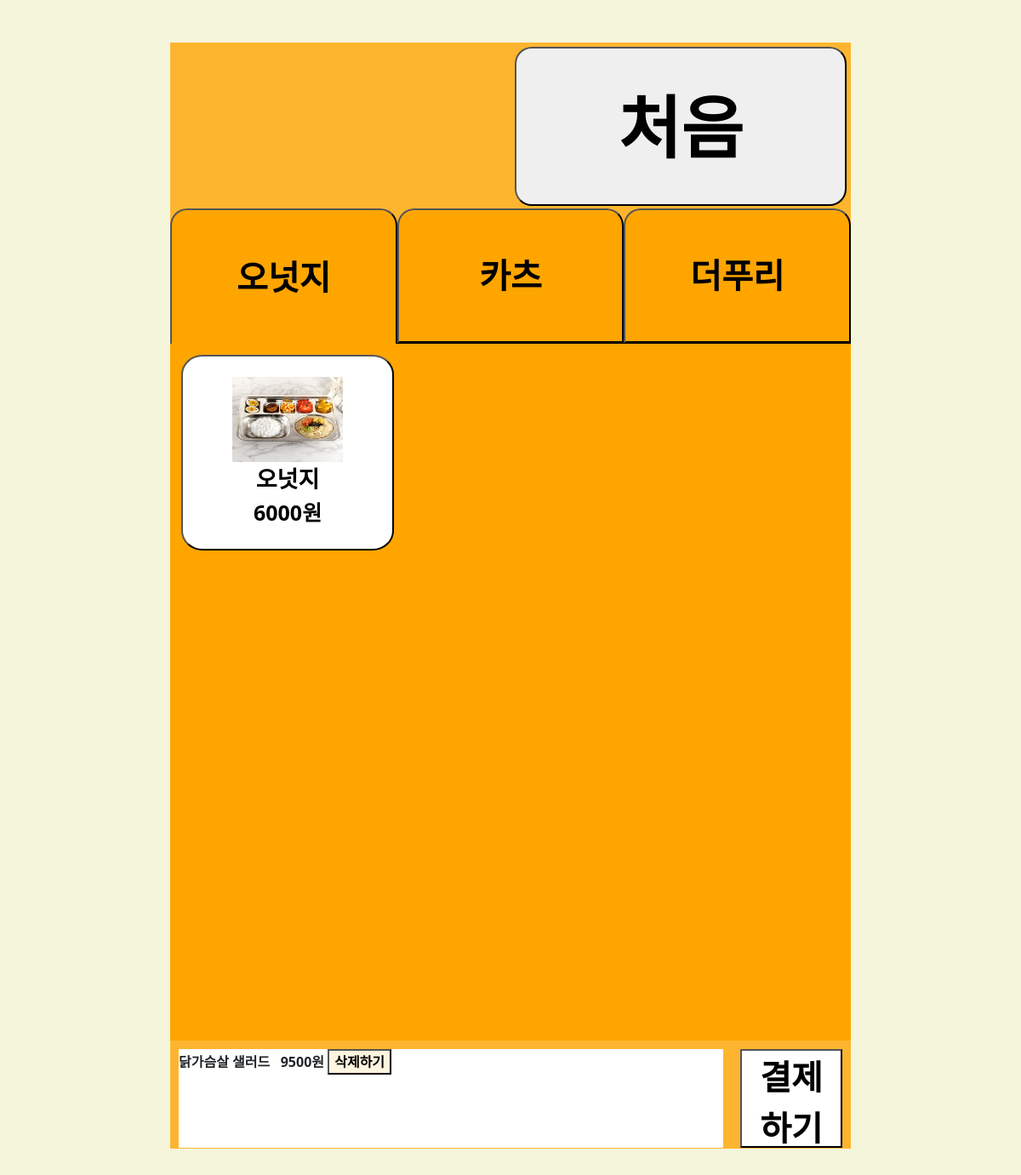
Before: /menu/ with the older database file.
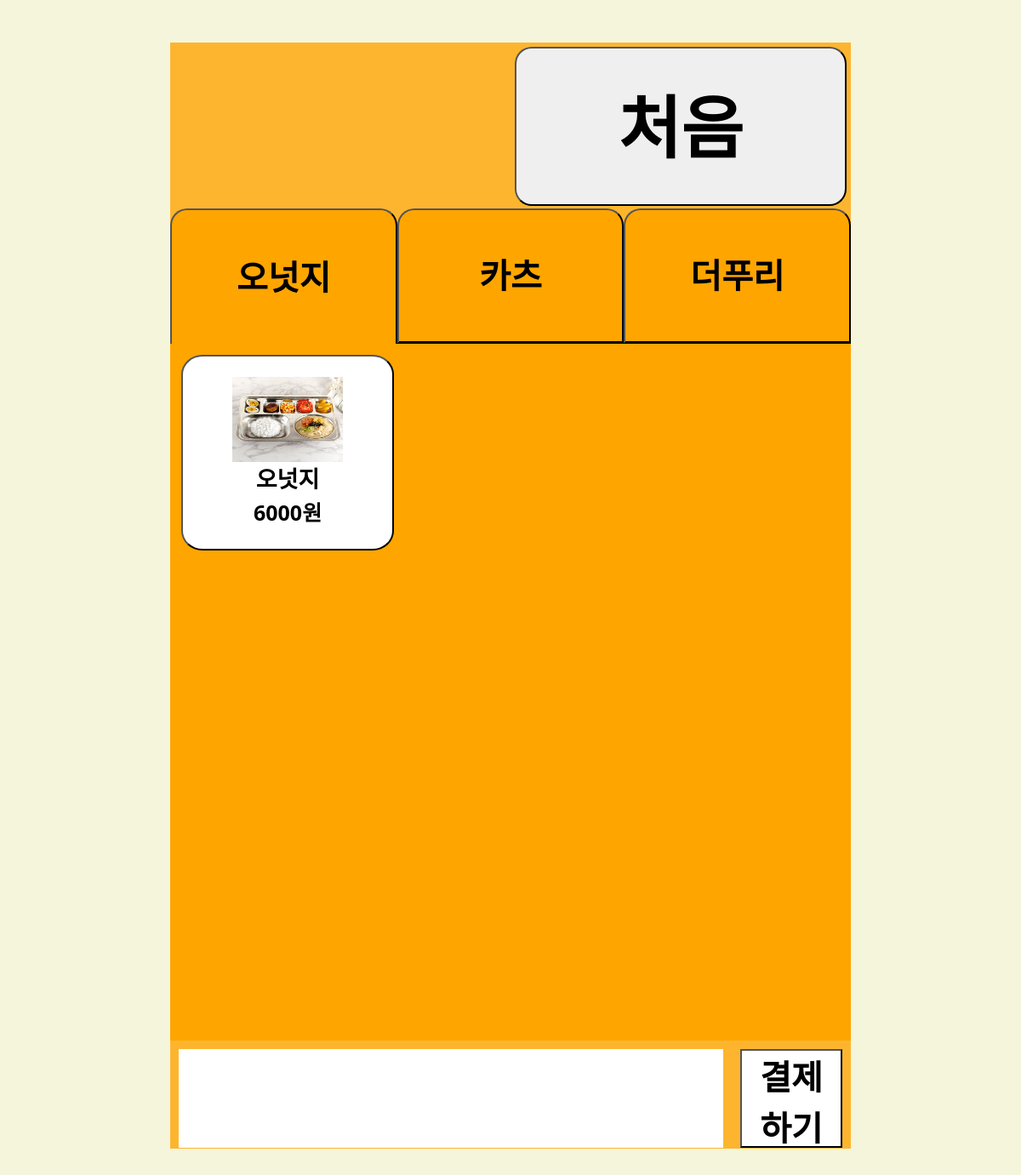
After: the same page with the newer database file.
### menu/models.py (models this page shows)
class Menu(models.Model):
    CATEGORY = (
        ('오넛지', '오넛지'),
        ('카츠', '카츠'),
        ('더푸리', '더푸리'),
    )
    name = models.CharField('메뉴명', max_length=250, unique=True) #메뉴명
    price = models.IntegerField() #가격
    category = models.CharField(max_length=5, choices=CATEGORY) #카테고리
    image = models.ImageField(upload_to="menu/") #음식이미지

class Cart(models.Model):
    name = models.CharField(max_length=250) #메뉴명
    price = models.IntegerField() #가격
    image = models.TextField() #음식이미지

### menu/views.py (the view)
# urls.py: path('menu/', include('menu.urls')),
def menu(request):
    global tapNumber
    menus_1 = Menu.objects.filter(category="오넛지")
    menus_2 = Menu.objects.filter(category="카츠")
    menus_3 = Menu.objects.filter(category="더푸리")
    carts = Cart.objects.all()
    return render(request, 'menu/menu_list.html',
                    {'menus_1': menus_1,
                    'menus_2': menus_2,
                    'menus_3': menus_3,
                    'carts': carts,
                    'tapNumber': tapNumber})

### menu/templates/menu/menu_list.html (shortened to what this page needs)
{% extends 'base.html' %}
{% load static %}
{% block content %}
<div class="header">
    <a href="{% url 'menu:cart_delete' %}"><button class="back" onmouseover="speakText('처음')"
            onmouseleave="stopSpeaking();">처음</button></a>
</div>
<div class="menu_container">
    <nav class="menu_category">
        <button {%if tapNumber == "0" %} id="defaultOpen"{%endif%} class="tablinks" onclick="moveInTabs(event,'category_1')" onmouseover="speakText('오넛지')"onmouseleave="stopSpeaking();">오넛지</button>
        <button {%if tapNumber == "1" %} id="defaultOpen"{%endif%} class="tablinks" onclick="moveInTabs(event,'category_2')" onmouseover="speakText('카츠')"onmouseleave="stopSpeaking();">카츠</button>
        <button {%if tapNumber == "2" %} id="defaultOpen"{%endif%} class="tablinks" onclick="moveInTabs(event,'category_3')" onmouseover="speakText('더푸리')"onmouseleave="stopSpeaking();">더푸리</button>
    </nav>
    <div id="category_1" class="tabcontent">
        <div class="menu_group">
            {% for menu in menus_1 %}
            <form action="{% url 'menu:cart_push' %}" method="post" onsubmit="cartPush(event)">
                <button type="submit" class="menu" onmouseover="speakText('{{menu.name}} {{menu.price}}원')"
                    onmouseleave="stopSpeaking();" onclick="speakText('{{menu.name}}을 선택했습니다.')">
                    <img src="{{ menu.image.url }}" alt="메뉴 사진">
                    <div class="menuname">{{menu.name}}</div>
                    <div class="menuprice">{{menu.price}}원</div>
                </button>
            </form>
            {% endfor %}
        </div>
    </div>
    <div class="payContainer">
        <div class="cart" style="background-color: white;" onmouseover="speakCartNames()" onmouseleave="stopSpeaking2();">
            {% for cart in carts %}
            <p id="cart_name"><span id="cart_name_2">{{cart.name}}</span> &nbsp;&nbsp;{{cart.price}}원
                <a href="{% url 'menu:delete' cart.id %}"><button id="cart_delete">삭제하기</button></a>
                <br>
            </p>
            {% endfor %}
        </div>
        <a href="{% url 'main:cart_list' %}"><button class="pay" style="background-color: white;"
                onmouseover="speakText('결제하기')" onmouseleave="stopSpeaking();">결제하기</button></a>
    </div>
    {% endblock %}

Changed rows visible on the page:
removed Cart: name "닭가슴살 샐러드", price "9500"
